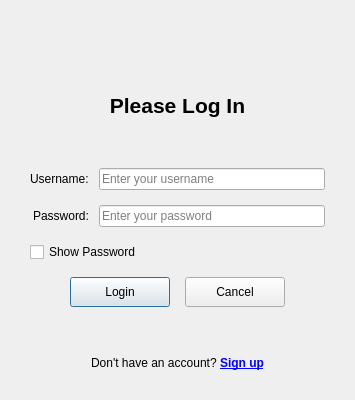
<?xml version="1.0" encoding="UTF-8"?>
<ui version="4.0">
 <class>LoginPage</class>
 <widget class="QDialog" name="LoginPage">
  <property name="windowTitle">
   <string>Login</string>
  </property>
  <property name="minimumSize">
   <size>
    <width>350</width>
    <height>400</height>
   </size>
  </property>
  <layout class="QVBoxLayout" name="verticalLayout">
   <property name="spacing">
    <number>15</number>
   </property>
   <property name="leftMargin">
    <number>30</number>
   </property>
   <property name="topMargin">
    <number>30</number>
   </property>
   <property name="rightMargin">
    <number>30</number>
   </property>
   <property name="bottomMargin">
    <number>30</number>
   </property>

   <item>
    <spacer name="verticalSpacerTop">
     <property name="orientation">
      <enum>Qt::Vertical</enum>
     </property>
     <property name="sizeHint" stdset="0">
      <size>
       <width>20</width>
       <height>10</height>
      </size>
     </property>
    </spacer>
   </item>
   <item>
    <widget class="QLabel" name="logoLabel">
     <property name="pixmap">
      <pixmap resource="resources.qrc">:/icons/login_icon.png</pixmap>
     </property>
     <property name="scaledContents">
      <bool>false</bool>
     </property>
     <property name="alignment">
      <set>Qt::AlignCenter</set>
     </property>
     <property name="sizePolicy">
      <sizepolicy hsizetype="Preferred" vsizetype="Fixed">
       <horstretch>0</horstretch>
       <verstretch>0</verstretch>
      </sizepolicy>
     </property>
    </widget>
   </item>

   <item>
    <widget class="QLabel" name="labelTitle">
     <property name="text">
      <string>Please Log In</string>
     </property>
     <property name="alignment">
      <set>Qt::AlignCenter</set>
     </property>
     <property name="font">
      <font>
       <pointsize>16</pointsize>
       <weight>75</weight>
       <bold>true</bold>
      </font>
     </property>
    </widget>
   </item>
   <item>
    <spacer name="verticalSpacerAfterTitle">
     <property name="orientation">
      <enum>Qt::Vertical</enum>
     </property>
     <property name="sizeHint" stdset="0">
      <size>
       <width>20</width>
       <height>10</height>
      </size>
     </property>
    </spacer>
   </item>

   <item>
    <layout class="QFormLayout" name="formLayout">
     <property name="fieldGrowthPolicy">
      <enum>QFormLayout::ExpandingFieldsGrow</enum>
     </property>
     <property name="rowWrapPolicy">
      <enum>QFormLayout::DontWrapRows</enum>
     </property>
     <property name="labelAlignment">
      <set>Qt::AlignRight|Qt::AlignVCenter</set>
     </property>
     <property name="formAlignment">
      <set>Qt::AlignCenter</set>
     </property>
     <property name="horizontalSpacing">
      <number>10</number>
     </property>
     <property name="verticalSpacing">
      <number>15</number>
     </property>

     <item row="0" column="0">
      <widget class="QLabel" name="labelUsername">
       <property name="text">
        <string>Username:</string>
       </property>
      </widget>
     </item>
     <item row="0" column="1">
      <widget class="QLineEdit" name="usernameLineEdit">
       <property name="placeholderText">
        <string>Enter your username</string>
       </property>
      </widget>
     </item>

     <item row="1" column="0">
      <widget class="QLabel" name="labelPassword">
       <property name="text">
        <string>Password:</string>
       </property>
      </widget>
     </item>
     <item row="1" column="1">
      <widget class="QLineEdit" name="passwordLineEdit">
       <property name="echoMode">
        <enum>QLineEdit::Password</enum>
       </property>
       <property name="placeholderText">
        <string>Enter your password</string>
       </property>
      </widget>
     </item>
    </layout>
   </item>

   <item>
    <widget class="QCheckBox" name="showPasswordCheckBox">
     <property name="text">
      <string>Show Password</string>
     </property>
    </widget>
   </item>

   <item>
    <layout class="QHBoxLayout" name="horizontalLayoutButtons">
     <property name="spacing">
      <number>15</number>
     </property>
     <item>
      <spacer name="horizontalSpacerLeft">
       <property name="orientation">
        <enum>Qt::Horizontal</enum>
       </property>
       <property name="sizeHint" stdset="0">
        <size>
         <width>40</width>
         <height>20</height>
        </size>
       </property>
      </spacer>
     </item>
     <item>
      <widget class="QPushButton" name="loginButton">
       <property name="text">
        <string>Login</string>
       </property>
       <property name="default">
        <bool>true</bool>
       </property>
       <property name="minimumSize">
        <size>
         <width>100</width>
         <height>30</height>
        </size>
       </property>
      </widget>
     </item>
     <item>
      <widget class="QPushButton" name="cancelButton">
       <property name="text">
        <string>Cancel</string>
       </property>
       <property name="minimumSize">
        <size>
         <width>100</width>
         <height>30</height>
        </size>
       </property>
      </widget>
     </item>
     <item>
      <spacer name="horizontalSpacerRight">
       <property name="orientation">
        <enum>Qt::Horizontal</enum>
       </property>
       <property name="sizeHint" stdset="0">
        <size>
         <width>40</width>
         <height>20</height>
        </size>
       </property>
      </spacer>
     </item>
    </layout>
   </item>

   <item>
    <spacer name="verticalSpacerBottom">
     <property name="orientation">
      <enum>Qt::Vertical</enum>
     </property>
     <property name="sizeHint" stdset="0">
      <size>
       <width>20</width>
       <height>10</height>
      </size>
     </property>
    </spacer>
   </item>
   <item>
    <widget class="QLabel" name="signupLabel">
     <property name="text">
      <string>Don't have an account? &lt;a href="#"&gt;&lt;b&gt;Sign up&lt;/b&gt;&lt;/a&gt;</string>
     </property>
     <property name="alignment">
      <set>Qt::AlignCenter</set>
     </property>
     <property name="openExternalLinks">
      <bool>true</bool>
     </property>
    </widget>
   </item>

  </layout>
 </widget>
 <resources>
  <include location="resources.qrc"/>
 </resources>
 <connections/>
</ui>
